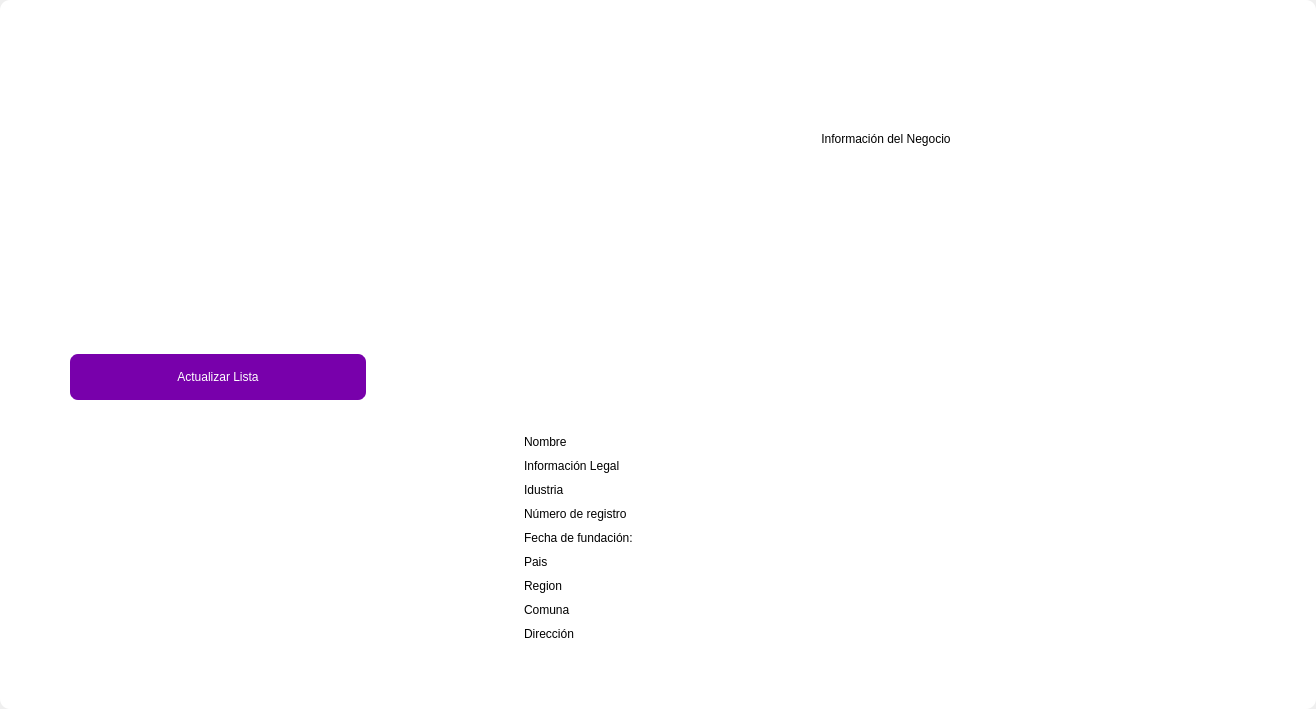
<?xml version="1.0" encoding="UTF-8"?>
<ui version="4.0">
 <class>MainWindow</class>
 <widget class="QMainWindow" name="MainWindow">
  <property name="geometry">
   <rect>
    <x>0</x>
    <y>0</y>
    <width>1316</width>
    <height>709</height>
   </rect>
  </property>
  <property name="windowTitle">
   <string>MainWindow</string>
  </property>
  <property name="styleSheet">
   <string notr="true"/>
  </property>
  <widget class="QWidget" name="centralwidget">
   <property name="styleSheet">
    <string notr="true"/>
   </property>
   <layout class="QVBoxLayout" name="verticalLayout">
    <property name="spacing">
     <number>0</number>
    </property>
    <property name="leftMargin">
     <number>0</number>
    </property>
    <property name="topMargin">
     <number>0</number>
    </property>
    <property name="rightMargin">
     <number>0</number>
    </property>
    <property name="bottomMargin">
     <number>0</number>
    </property>
    <item>
     <widget class="QFrame" name="frame">
      <property name="enabled">
       <bool>true</bool>
      </property>
      <property name="styleSheet">
       <string notr="true">
QFrame {
border-radius:10px;
	background-color: rgb(255, 255, 255);
 }
</string>
      </property>
      <property name="frameShape">
       <enum>QFrame::StyledPanel</enum>
      </property>
      <property name="frameShadow">
       <enum>QFrame::Raised</enum>
      </property>
      <layout class="QVBoxLayout" name="verticalLayout_2">
       <item>
        <widget class="QFrame" name="frame_superior">
         <property name="minimumSize">
          <size>
           <width>0</width>
           <height>40</height>
          </size>
         </property>
         <property name="maximumSize">
          <size>
           <width>16777215</width>
           <height>40</height>
          </size>
         </property>
         <property name="styleSheet">
          <string notr="true">QPushButton{
border-radius:18px;
}

QPushButton:hover{
	background-color: rgb(0, 0, 0);
}
</string>
         </property>
         <property name="frameShape">
          <enum>QFrame::StyledPanel</enum>
         </property>
         <property name="frameShadow">
          <enum>QFrame::Raised</enum>
         </property>
         <layout class="QHBoxLayout" name="horizontalLayout_3">
          <property name="spacing">
           <number>4</number>
          </property>
          <property name="leftMargin">
           <number>0</number>
          </property>
          <property name="topMargin">
           <number>0</number>
          </property>
          <property name="rightMargin">
           <number>0</number>
          </property>
          <property name="bottomMargin">
           <number>0</number>
          </property>
          <item>
           <widget class="QPushButton" name="btn_icon">
            <property name="text">
             <string/>
            </property>
            <property name="iconSize">
             <size>
              <width>40</width>
              <height>40</height>
             </size>
            </property>
           </widget>
          </item>
          <item>
           <spacer name="horizontalSpacer_2">
            <property name="orientation">
             <enum>Qt::Horizontal</enum>
            </property>
            <property name="sizeHint" stdset="0">
             <size>
              <width>443</width>
              <height>20</height>
             </size>
            </property>
           </spacer>
          </item>
          <item>
           <widget class="QPushButton" name="btn_exit">
            <property name="minimumSize">
             <size>
              <width>38</width>
              <height>38</height>
             </size>
            </property>
            <property name="maximumSize">
             <size>
              <width>38</width>
              <height>38</height>
             </size>
            </property>
            <property name="cursor">
             <cursorShape>PointingHandCursor</cursorShape>
            </property>
            <property name="text">
             <string/>
            </property>
            <property name="iconSize">
             <size>
              <width>35</width>
              <height>35</height>
             </size>
            </property>
           </widget>
          </item>
          <item>
           <widget class="QPushButton" name="bt_minimizar">
            <property name="minimumSize">
             <size>
              <width>38</width>
              <height>38</height>
             </size>
            </property>
            <property name="maximumSize">
             <size>
              <width>38</width>
              <height>38</height>
             </size>
            </property>
            <property name="cursor">
             <cursorShape>PointingHandCursor</cursorShape>
            </property>
            <property name="text">
             <string/>
            </property>
            <property name="icon">
             <iconset>
              <normaloff>image/minus.svg</normaloff>image/minus.svg</iconset>
            </property>
            <property name="iconSize">
             <size>
              <width>38</width>
              <height>38</height>
             </size>
            </property>
           </widget>
          </item>
          <item>
           <widget class="QPushButton" name="bt_maximizar">
            <property name="minimumSize">
             <size>
              <width>38</width>
              <height>38</height>
             </size>
            </property>
            <property name="maximumSize">
             <size>
              <width>38</width>
              <height>38</height>
             </size>
            </property>
            <property name="cursor">
             <cursorShape>PointingHandCursor</cursorShape>
            </property>
            <property name="text">
             <string/>
            </property>
            <property name="icon">
             <iconset>
              <normaloff>image/chevron-up.svg</normaloff>image/chevron-up.svg</iconset>
            </property>
            <property name="iconSize">
             <size>
              <width>38</width>
              <height>38</height>
             </size>
            </property>
           </widget>
          </item>
          <item>
           <widget class="QPushButton" name="bt_restaurar">
            <property name="minimumSize">
             <size>
              <width>38</width>
              <height>38</height>
             </size>
            </property>
            <property name="maximumSize">
             <size>
              <width>38</width>
              <height>38</height>
             </size>
            </property>
            <property name="cursor">
             <cursorShape>PointingHandCursor</cursorShape>
            </property>
            <property name="text">
             <string/>
            </property>
            <property name="icon">
             <iconset>
              <normaloff>image/chevron-down.svg</normaloff>image/chevron-down.svg</iconset>
            </property>
            <property name="iconSize">
             <size>
              <width>38</width>
              <height>38</height>
             </size>
            </property>
           </widget>
          </item>
          <item>
           <widget class="QPushButton" name="bt_cerrar">
            <property name="minimumSize">
             <size>
              <width>38</width>
              <height>38</height>
             </size>
            </property>
            <property name="maximumSize">
             <size>
              <width>38</width>
              <height>38</height>
             </size>
            </property>
            <property name="cursor">
             <cursorShape>PointingHandCursor</cursorShape>
            </property>
            <property name="text">
             <string/>
            </property>
            <property name="icon">
             <iconset>
              <normaloff>image/x.svg</normaloff>image/x.svg</iconset>
            </property>
            <property name="iconSize">
             <size>
              <width>38</width>
              <height>38</height>
             </size>
            </property>
           </widget>
          </item>
         </layout>
        </widget>
       </item>
       <item>
        <widget class="QFrame" name="frame_3">
         <property name="minimumSize">
          <size>
           <width>0</width>
           <height>0</height>
          </size>
         </property>
         <property name="frameShape">
          <enum>QFrame::StyledPanel</enum>
         </property>
         <property name="frameShadow">
          <enum>QFrame::Raised</enum>
         </property>
         <layout class="QHBoxLayout" name="horizontalLayout_4">
          <property name="leftMargin">
           <number>9</number>
          </property>
          <property name="topMargin">
           <number>9</number>
          </property>
          <property name="rightMargin">
           <number>9</number>
          </property>
          <item>
           <layout class="QVBoxLayout" name="verticalLayout_4">
            <property name="spacing">
             <number>50</number>
            </property>
            <property name="sizeConstraint">
             <enum>QLayout::SetDefaultConstraint</enum>
            </property>
            <property name="leftMargin">
             <number>50</number>
            </property>
            <property name="topMargin">
             <number>50</number>
            </property>
            <property name="rightMargin">
             <number>50</number>
            </property>
            <property name="bottomMargin">
             <number>50</number>
            </property>
            <item>
             <widget class="QPushButton" name="btn_get">
              <property name="minimumSize">
               <size>
                <width>50</width>
                <height>40</height>
               </size>
              </property>
              <property name="maximumSize">
               <size>
                <width>300</width>
                <height>50</height>
               </size>
              </property>
              <property name="cursor">
               <cursorShape>PointingHandCursor</cursorShape>
              </property>
              <property name="styleSheet">
               <string notr="true">QPushButton{
border-radius:10px; 
font: 12pt &quot;Arial&quot;;
color: rgb(255, 255, 254);
border: 2px solid #ffffff;
	background-color: rgb(120, 0, 171);
}

QPushButton:hover{
border-radius:10px; 
font: 12pt &quot;Arial&quot;;
color: rgb(255, 255, 255);
border: 2px solid rgb(120, 0, 171);
	background-color: rgb(120, 0, 171);
}</string>
              </property>
              <property name="text">
               <string>Actualizar Lista</string>
              </property>
              <property name="iconSize">
               <size>
                <width>35</width>
                <height>35</height>
               </size>
              </property>
             </widget>
            </item>
           </layout>
          </item>
          <item>
           <spacer name="horizontalSpacer">
            <property name="orientation">
             <enum>Qt::Horizontal</enum>
            </property>
            <property name="sizeType">
             <enum>QSizePolicy::Fixed</enum>
            </property>
            <property name="sizeHint" stdset="0">
             <size>
              <width>50</width>
              <height>30</height>
             </size>
            </property>
           </spacer>
          </item>
          <item>
           <layout class="QVBoxLayout" name="verticalLayout_3">
            <property name="spacing">
             <number>10</number>
            </property>
            <property name="leftMargin">
             <number>50</number>
            </property>
            <property name="topMargin">
             <number>50</number>
            </property>
            <property name="rightMargin">
             <number>50</number>
            </property>
            <property name="bottomMargin">
             <number>50</number>
            </property>
            <item>
             <widget class="QLabel" name="label">
              <property name="minimumSize">
               <size>
                <width>0</width>
                <height>50</height>
               </size>
              </property>
              <property name="maximumSize">
               <size>
                <width>16777215</width>
                <height>200</height>
               </size>
              </property>
              <property name="styleSheet">
               <string notr="true">color: rgb(0, 0, 0);
font: 25pt &quot;MS Shell Dlg 2&quot;;
</string>
              </property>
              <property name="text">
               <string>Información del Negocio</string>
              </property>
              <property name="alignment">
               <set>Qt::AlignCenter</set>
              </property>
             </widget>
            </item>
            <item>
             <layout class="QHBoxLayout" name="horizontalLayout">
              <property name="topMargin">
               <number>0</number>
              </property>
              <item>
               <spacer name="verticalSpacer">
                <property name="orientation">
                 <enum>Qt::Vertical</enum>
                </property>
                <property name="sizeHint" stdset="0">
                 <size>
                  <width>20</width>
                  <height>40</height>
                 </size>
                </property>
               </spacer>
              </item>
              <item>
               <widget class="QLabel" name="label_image">
                <property name="sizePolicy">
                 <sizepolicy hsizetype="Fixed" vsizetype="Preferred">
                  <horstretch>0</horstretch>
                  <verstretch>0</verstretch>
                 </sizepolicy>
                </property>
                <property name="minimumSize">
                 <size>
                  <width>50</width>
                  <height>50</height>
                 </size>
                </property>
                <property name="maximumSize">
                 <size>
                  <width>100</width>
                  <height>100</height>
                 </size>
                </property>
                <property name="styleSheet">
                 <string notr="true">color: rgb(255, 255, 255);
font: 15pt &quot;MS Shell Dlg 2&quot;;</string>
                </property>
                <property name="text">
                 <string>imagen</string>
                </property>
                <property name="alignment">
                 <set>Qt::AlignCenter</set>
                </property>
               </widget>
              </item>
              <item>
               <spacer name="verticalSpacer_2">
                <property name="orientation">
                 <enum>Qt::Vertical</enum>
                </property>
                <property name="sizeHint" stdset="0">
                 <size>
                  <width>20</width>
                  <height>40</height>
                 </size>
                </property>
               </spacer>
              </item>
             </layout>
            </item>
            <item>
             <widget class="QLabel" name="label_id">
              <property name="styleSheet">
               <string notr="true">color: rgb(255, 255, 255);
font: 15pt &quot;MS Shell Dlg 2&quot;;
</string>
              </property>
              <property name="lineWidth">
               <number>1</number>
              </property>
              <property name="text">
               <string>Id</string>
              </property>
              <property name="alignment">
               <set>Qt::AlignLeading|Qt::AlignLeft|Qt::AlignVCenter</set>
              </property>
             </widget>
            </item>
            <item>
             <widget class="QLabel" name="label_name">
              <property name="styleSheet">
               <string notr="true">color: rgb(0, 0, 0);
font: 15pt &quot;MS Shell Dlg 2&quot;;
</string>
              </property>
              <property name="text">
               <string>Nombre</string>
              </property>
              <property name="alignment">
               <set>Qt::AlignLeading|Qt::AlignLeft|Qt::AlignVCenter</set>
              </property>
             </widget>
            </item>
            <item>
             <widget class="QLabel" name="label_legal_form">
              <property name="styleSheet">
               <string notr="true">color: rgb(0, 0, 0);
font: 15pt &quot;MS Shell Dlg 2&quot;;
</string>
              </property>
              <property name="text">
               <string>Información Legal</string>
              </property>
              <property name="alignment">
               <set>Qt::AlignLeading|Qt::AlignLeft|Qt::AlignVCenter</set>
              </property>
             </widget>
            </item>
            <item>
             <widget class="QLabel" name="label_industry">
              <property name="styleSheet">
               <string notr="true">color: rgb(0, 0, 0);
font: 15pt &quot;MS Shell Dlg 2&quot;;
</string>
              </property>
              <property name="text">
               <string>Idustria</string>
              </property>
              <property name="alignment">
               <set>Qt::AlignLeading|Qt::AlignLeft|Qt::AlignVCenter</set>
              </property>
             </widget>
            </item>
            <item>
             <widget class="QLabel" name="label_registration_number">
              <property name="styleSheet">
               <string notr="true">color: rgb(0, 0, 0);
font: 15pt &quot;MS Shell Dlg 2&quot;;
</string>
              </property>
              <property name="text">
               <string>Número de registro</string>
              </property>
              <property name="alignment">
               <set>Qt::AlignLeading|Qt::AlignLeft|Qt::AlignVCenter</set>
              </property>
             </widget>
            </item>
            <item>
             <widget class="QLabel" name="label_founding_date">
              <property name="styleSheet">
               <string notr="true">color: rgb(0, 0, 0);
font: 15pt &quot;MS Shell Dlg 2&quot;;
</string>
              </property>
              <property name="text">
               <string>Fecha de fundación:</string>
              </property>
              <property name="alignment">
               <set>Qt::AlignLeading|Qt::AlignLeft|Qt::AlignVCenter</set>
              </property>
             </widget>
            </item>
            <item>
             <widget class="QLabel" name="label_country">
              <property name="styleSheet">
               <string notr="true">color: rgb(0, 0, 0);font: 15pt &quot;MS Shell Dlg 2&quot;;
</string>
              </property>
              <property name="text">
               <string>Pais</string>
              </property>
              <property name="alignment">
               <set>Qt::AlignLeading|Qt::AlignLeft|Qt::AlignVCenter</set>
              </property>
             </widget>
            </item>
            <item>
             <widget class="QLabel" name="label_region">
              <property name="styleSheet">
               <string notr="true">color: rgb(0, 0, 0);
font: 15pt &quot;MS Shell Dlg 2&quot;;
</string>
              </property>
              <property name="text">
               <string>Region</string>
              </property>
              <property name="alignment">
               <set>Qt::AlignLeading|Qt::AlignLeft|Qt::AlignVCenter</set>
              </property>
             </widget>
            </item>
            <item>
             <widget class="QLabel" name="label_commune">
              <property name="styleSheet">
               <string notr="true">color: rgb(0, 0, 0);
font: 15pt &quot;MS Shell Dlg 2&quot;;
</string>
              </property>
              <property name="text">
               <string>Comuna</string>
              </property>
             </widget>
            </item>
            <item>
             <widget class="QLabel" name="label_description">
              <property name="styleSheet">
               <string notr="true">color: rgb(0, 0, 0);
font: 15pt &quot;MS Shell Dlg 2&quot;;
</string>
              </property>
              <property name="text">
               <string>Dirección</string>
              </property>
              <property name="alignment">
               <set>Qt::AlignLeading|Qt::AlignLeft|Qt::AlignVCenter</set>
              </property>
             </widget>
            </item>
           </layout>
          </item>
         </layout>
        </widget>
       </item>
      </layout>
     </widget>
    </item>
   </layout>
  </widget>
 </widget>
 <resources/>
 <connections/>
</ui>
